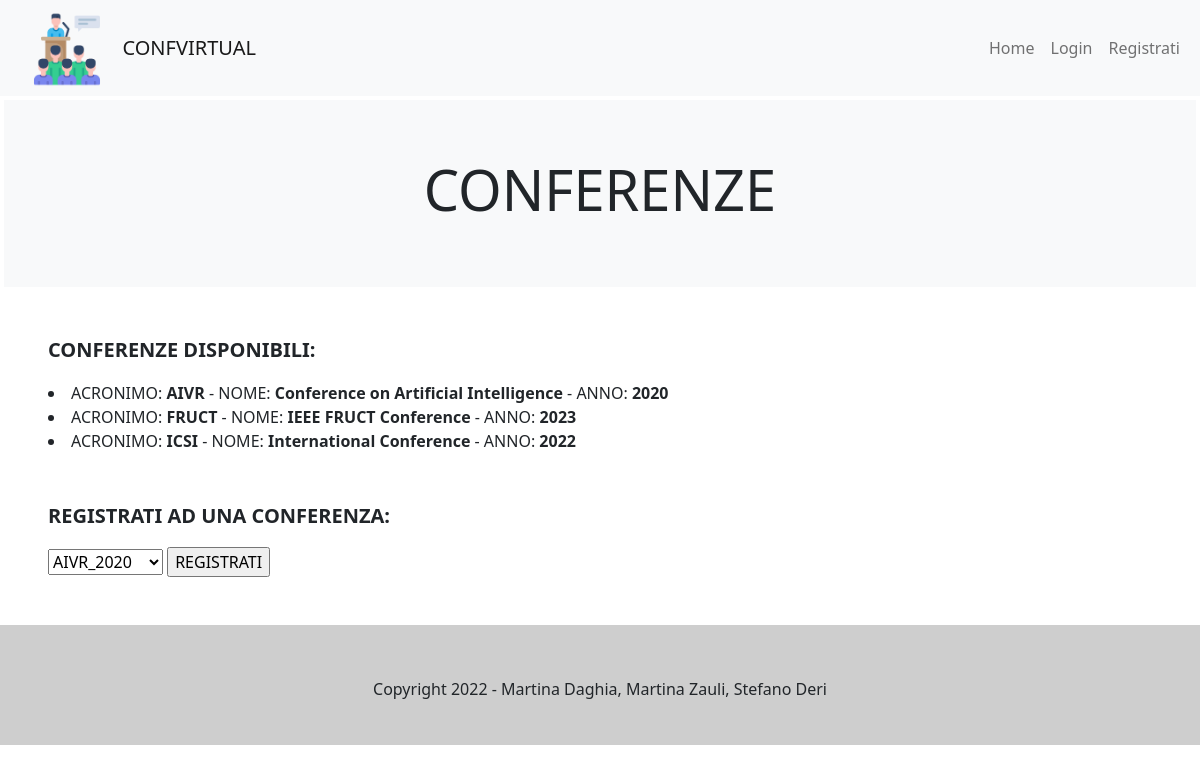
Page /PHP/model/modelConferenze.php on the committed database.
### tables this page shows
CREATE TABLE CONFERENZA (
	Acronimo VARCHAR(10) NOT NULL,
    AnnoEdizione YEAR NOT NULL,
    Nome VARCHAR(50) NOT NULL,
    Logo INT,
    CampoSvolgimento ENUM('ATTIVA','COMPLETATA') NOT NULL,
    TotaleSponsorizzazioni DOUBLE,
    UsernameUtenteAmministratore VARCHAR (100) NOT NULL,
    FOREIGN KEY (UsernameUtenteAmministratore) REFERENCES AMMINISTRATORE(UsernameUtente),
    FOREIGN KEY (Logo) REFERENCES LOGO(idLogo),
    PRIMARY KEY (Acronimo, AnnoEdizione)
);

### PHP/database.php (called while the page is built, shortened)
<?php
    class DatabaseHelper{
        private $db;
        public function __construct($servername, $username, $password, $dbname, $port){
            $this->db = new mysqli($servername, $username, $password, $dbname, $port);
        }
        public function getConferenzeDisponibili(){
            $query="SELECT Acronimo, Nome, AnnoEdizione FROM CONFERENZA WHERE CampoSvolgimento='ATTIVA'";
            $stmt=$this->db->prepare($query);
            $stmt->execute();
            $result=$stmt->get_result();
            return $result->fetch_all(MYSQLI_ASSOC);
        }
        public function getVerificaRegistrazioneConf(){
            $query="SELECT C2.Acronimo, C2.Nome, C2.AnnoEdizione
			        FROM CONFERENZA as C2
                    LEFT JOIN (SELECT R.AcronimoConferenza, R.AnnoEdizioneConferenza FROM registrazione as R WHERE R.UsernameUtente='". $_SESSION["username"] ."') as T
                    ON ((T.AcronimoConferenza=C2.Acronimo) AND (T.AnnoEdizioneConferenza=C2.AnnoEdizione))
                    WHERE T.AcronimoConferenza IS NULL AND T.AnnoEdizioneConferenza IS NULL
                    AND C2.CampoSvolgimento='attiva' GROUP BY Acronimo";
            $stmt=$this->db->prepare($query);
            $stmt->execute();
            $result=$stmt->get_result();
            return $result->fetch_all(MYSQLI_ASSOC);
        }
    }
?>

### PHP/connessione.php (called while the page is built, shortened)
<?php
    require_once("database.php");
    $dbh = new DatabaseHelper("localhost", "root", "", "CONFVIRTUAL", 3306);
?>

### PHP/model/modelConferenze.php (the view, shortened to what this page needs)
<?php
  require_once("../connessione.php");
include('layouts/header.php');
?>
<?php
  $conferenzeDisponibili = $dbh->getConferenzeDisponibili();
  $verificaRegistrazioneConf = $dbh->getVerificaRegistrazioneConf();
?>
<div class="position-relative overflow-hidden p-1 p-md-1 m-md-1 text-center bg-light">
  <div class="col-md-5 p-lg-5 mx-auto my-1">
    <h1 class="display-4 fw-normal">CONFERENZE</h1>
  </div>
  </div>
  <div class="m-5">
  <b><p class="col-md-8 fs-5">CONFERENZE DISPONIBILI: </p></b>
    <?php foreach($conferenzeDisponibili as $conf): ?>
      <li><?php echo "ACRONIMO: " ."<b>".$conf['Acronimo'] ."</b>". " - NOME: "."<b>" . $conf['Nome'] ."</b>" . " - ANNO: "."<b>" . $conf['AnnoEdizione'] ."</b>" ;?> </li>
    <?php endforeach; ?>
  </div>
  <div class="m-5">
  <b><p class="col-md-8 fs-5">REGISTRATI AD UNA CONFERENZA: </p></b>
  <form name="formRegistrazioneConf" method="post">
    <select name="selectRegistrazioneConf">
        <?php
        foreach($verificaRegistrazioneConf as $verificata):
          echo "<option value='".$verificata['Acronimo']. "_". $verificata['AnnoEdizione']."'>".$verificata['Acronimo']. "_". $verificata['AnnoEdizione']."</option>";
        endforeach;
        ?>
      </select>
      <input type="submit" id="RegistrazioneConf" name="RegistrazioneConf" value="REGISTRATI" onclick="window.location.reload()"></input>
  </form>
  </div>
<?php
include('layouts/footer.php');
?>

### rows in the picture
conferenza: Acronimo "AIVR", Nome "Conference on Artificial Intelligence", AnnoEdizione "2020"
conferenza: Acronimo "FRUCT", Nome "IEEE FRUCT Conference", AnnoEdizione "2023"
conferenza: Acronimo "ICSI", Nome "International Conference", AnnoEdizione "2022"

### other values in the picture
form field selectRegistrazioneConf "AIVR_2020"
